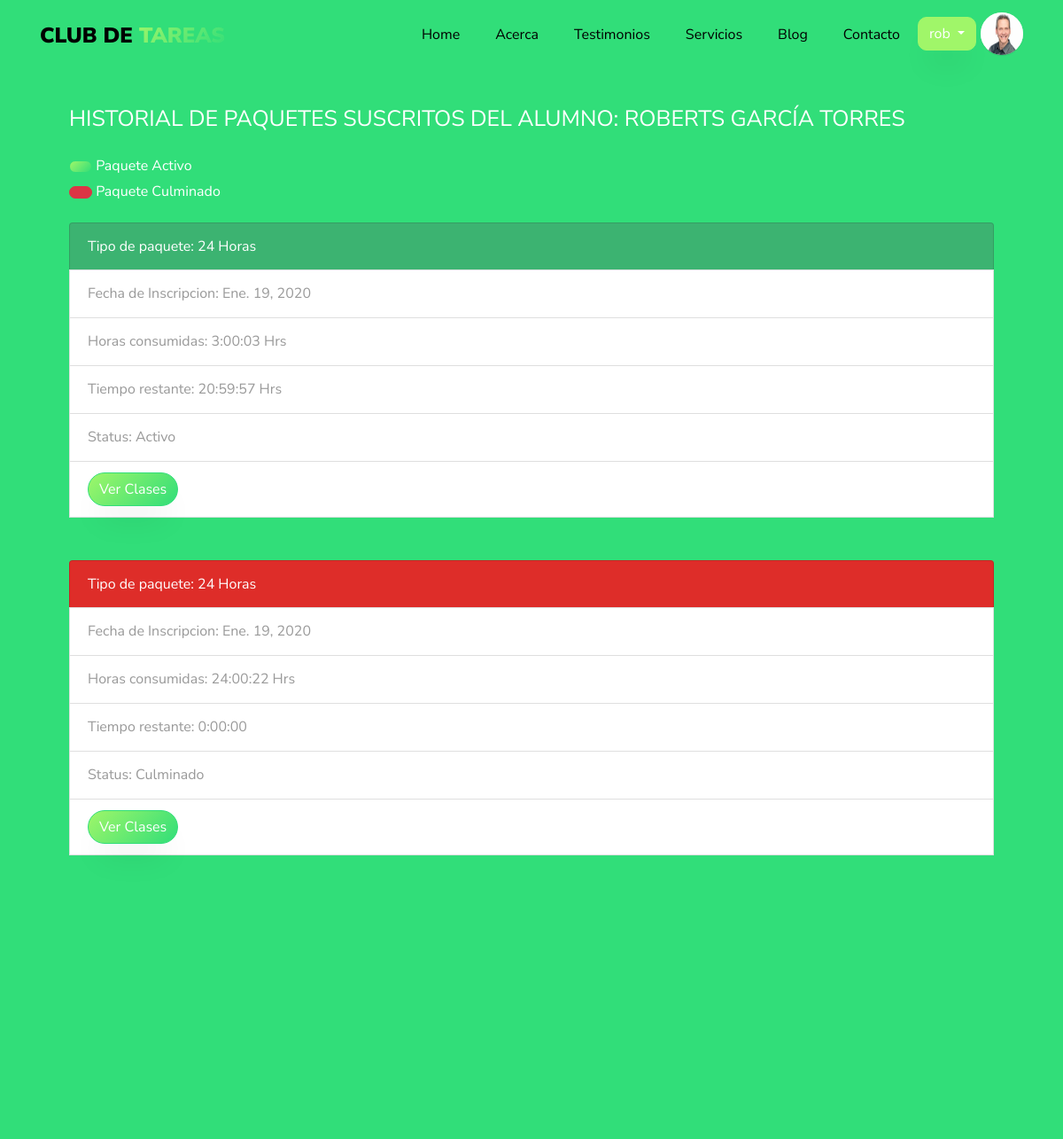
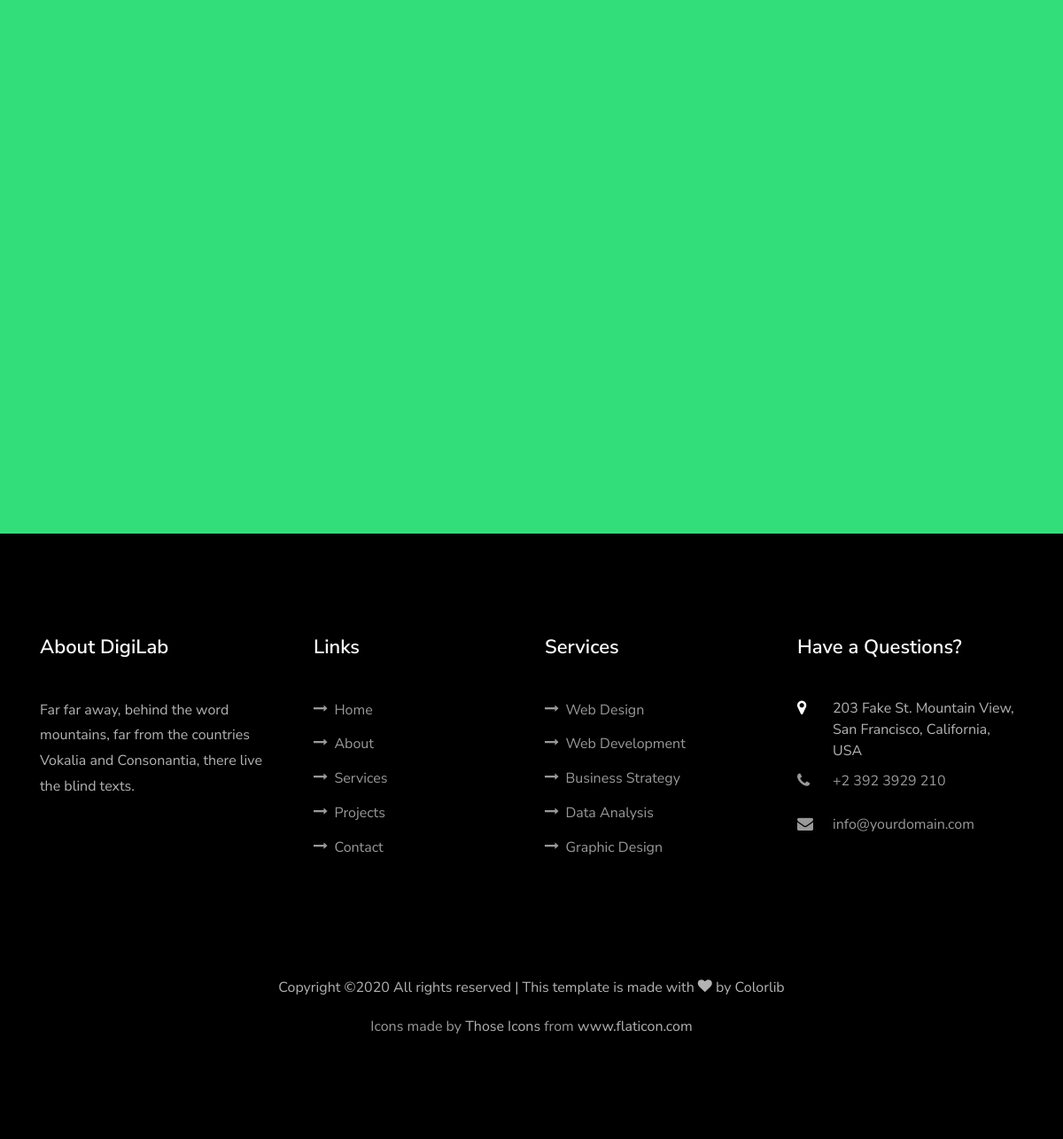
The app's page /paquetes/ (signed in), older data (2 pictures, top to bottom).
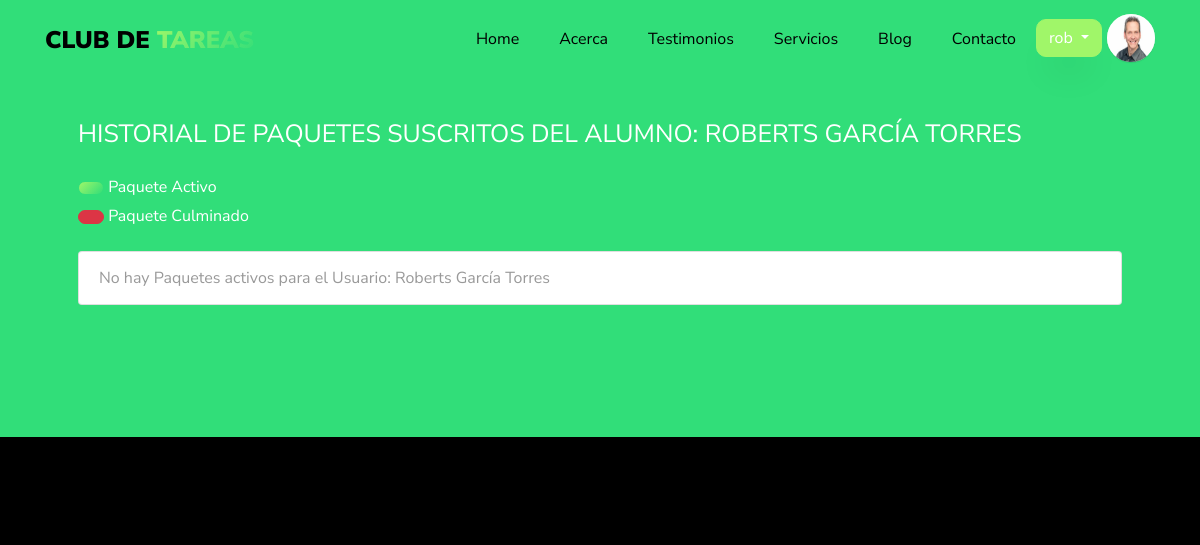
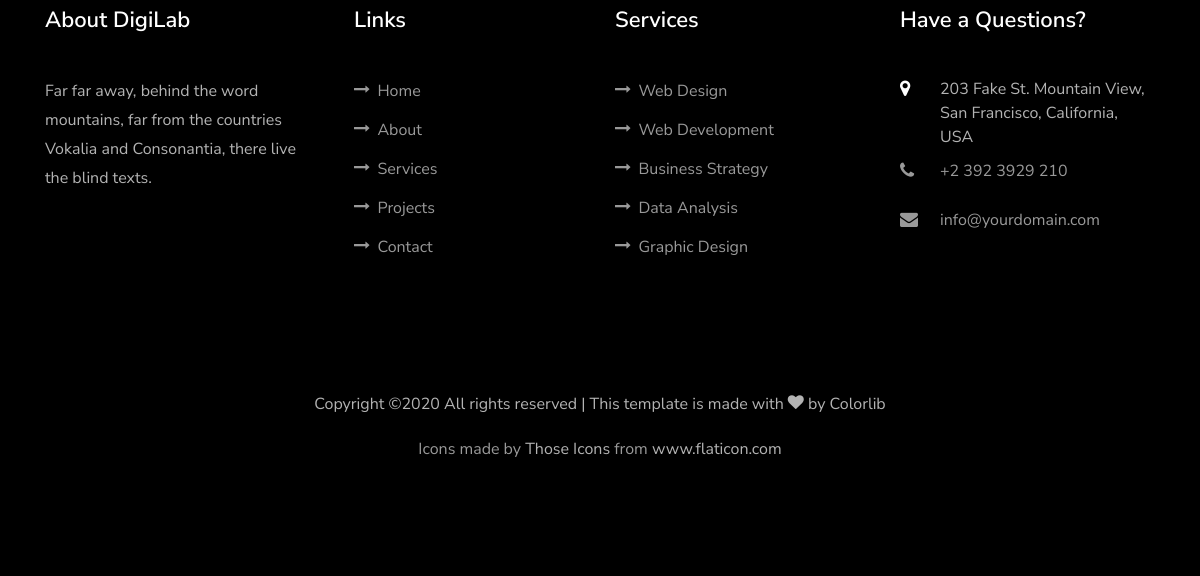
The same page, newer data (2 pictures, top to bottom).
### usuario/models.py (models this page shows, shortened)
class Usuario(AbstractBaseUser,PermissionsMixin):
    imagen       =  models.ImageField(default='default.jpg',upload_to='profile_pics')
    email        =  models.EmailField(max_length=60,unique=True,blank=True)
    username     =  models.CharField(max_length=30,unique=True)
    nombre       =  models.CharField(max_length=100)
    apellido     =  models.CharField(max_length=100)
    edad         =  models.IntegerField(blank=True, null=True)
    padecimientos = models.TextField(verbose_name="padecimientos",blank=True,null=True)
    asistencia = models.CharField(verbose_name="Días de asistencia",max_length=100,blank=True,null=True)
    enfoque = models.CharField(verbose_name="Area en la que guste que se enfocará la atención",max_length=100,blank=True, null=True)
    nombre_de_la_madre =  models.CharField(verbose_name="Nombre de la Madre",max_length=100,blank=True, null=True)
    edad_de_la_madre =  models.IntegerField(verbose_name="Edad",blank=True, null=True)
    ocupacion_de_la_madre = models.CharField(verbose_name="Ocupación",max_length=100,blank=True,null=True)
    numero_de_la_madre   =  models.IntegerField(verbose_name="Número de contacto",blank=True,null=True)
    nombre_del_padre =  models.CharField(verbose_name="Nombre del Padre",max_length=100,blank=True, null=True)
    edad_del_padre =  models.IntegerField(verbose_name="Edad",blank=True, null=True)
    ocupacion_del_padre = models.CharField(verbose_name="Ocupación",max_length=100,blank=True, null=True)
    numero_del_padre    =  models.IntegerField(verbose_name="Número de contacto",blank=True,null=True)
    fecha_nacimiento = models.DateField(verbose_name="Fecha de nacimiento",blank=True, null=True)
    escuela      =  models.CharField(verbose_name="Nombre de la escuela",max_length=60,blank=True, null=True)
    domicilio    =  models.CharField(verbose_name="Domicilio",max_length=150,blank=True, null=True)
    status_paquetes = models.BooleanField(verbose_name="¿Tiene Paquetes Activos?",default=False)
    NIVEL_STATUS = (
         ('k','Kinder'),
         ('p','Primaria'),
         ('s','Secundaria'),
         ('b','bachillerato'),
         ('u','universidad'))
    nivel_academico = models.CharField(max_length=1,choices=NIVEL_STATUS,blank=True,verbose_name='Nivel académico del alumno')
    date_joined  =  models.DateTimeField(verbose_name="Fecha de ingreso",auto_now_add=True)
    last_login   =  models.DateTimeField(verbose_name="Ultima fecha de Sesión",auto_now=True)
    is_admin     =  models.BooleanField(verbose_name="¿Es Administrador?",default=False)
    is_active    =  models.BooleanField(verbose_name="¿Esta Acivo?",default=True)
    is_staff     =  models.BooleanField(verbose_name="¿Es parte del Staff?",default=False)
    is_superuser =  models.BooleanField(verbose_name="¿Es Super Usuario?",default=False)
    USERNAME_FIELD  = "username"
    REQUIRED_FIELDS = ["nombre","apellido"]
    objects = MyUsuarioManager()

### app/models.py (models this page shows, shortened)
class Paquete_Inscrito(models.Model):
     id = models.UUIDField(primary_key=True, default=uuid.uuid4, help_text="id del Paquete")
     usuario = models.ForeignKey(settings.AUTH_USER_MODEL,related_name="paquetes_inscritos",on_delete=models.CASCADE,null=True)
     fecha_de_inscripcion = models.DateField(null=True,blank=True)
     horas_consumidas =models.CharField(max_length=100,default="00:00:00 Hrs")
     horas_restantes= models.CharField(max_length=100,default="00:00:00 Hrs")
     tiempo_consumido = models.DurationField(default=datetime.timedelta(days=0,hours=0,minutes=0))
     tiempo_restante= models.DurationField(default=datetime.timedelta(days=0,hours=0,minutes=0))
     ESTADO_STATUS =(
     (True,'Activo'),
     (False,'Finalizado')
     )
     tipo_de_paquete = models.ForeignKey('Tipo_de_Paquete', on_delete=models.SET_NULL, null=True,help_text='Elige el tipo de paquete del alumno')
     status = models.BooleanField(default=True,choices=ESTADO_STATUS,blank=True,help_text="Elige el estado del paquete")
     class Meta:
         verbose_name = ("Paquete Inscrito")
         verbose_name_plural = ("Paquetes Inscritos")
         ordering = ['usuario__nombre']

class Tipo_de_Paquete(models.Model):
    horas = models.IntegerField(default=1)
    class Meta:
        verbose_name = ("Tipo de Paquete")
        verbose_name_plural = ("Tipos de Paquetes")
    def __str__(self):
        return f'{self.horas} Horas'

### app/views.py (the view)
# urls.py: path('paquetes/',views.paquetes,name='paquetes'),
@login_required
def paquetes(request):
    context = {
    'student' : request.user,
    'paquetes': request.user.paquetes_inscritos.all()
    }
    return render(request,'app/paquetes.html',context)

### app/templates/app/paquetes.html (shortened to what this page needs)
{% extends 'main/base.html' %}
{% load static %}
{% block content %}
<section class="ftco-section ftco-project" style="background:#31de79">
		<div class="container px-md-5">
				<p class="info-alumno ftco-animate" style="text-transform: uppercase; font-size: 25px">
					Historial de  Paquetes suscritos del  Alumno: {{ student.nombre }} {{ student.apellido}}
				</p>
				<button type="button" class="btn btn-primary btn-circle">
				</button> <span style="color: white" class="ftco-animate">Paquete Activo</span><br>
				<button type="button" class="btn btn-danger btn-circle">
				</button>
				<span style="color:white" class="ftco-animate">Paquete Culminado</span>
				<div style="width: 100%;height:20px;"></div>
          {% if paquetes %}
					{% for paquete in paquetes %}
			           <ul class="list-group ftco-animate">
								 {% if paquete.status %}
								 <li class="list-group-item" style="background-color: #3cb371;color:white"> Tipo de paquete: {{ paquete.tipo_de_paquete }}</li>
								 {%else%}
								 <li class="list-group-item" style="background-color: #de2d29;color: white"> Tipo de paquete: {{ paquete.tipo_de_paquete }}</li>
								 {% endif%}
			           <li class="list-group-item"> Fecha de Inscripcion: {{ paquete.fecha_de_inscripcion }}</li>
								 <li class="list-group-item"> Horas consumidas: {{ paquete.horas_consumidas	}} </li>
								 <li class="list-group-item"> Tiempo restante: {{ paquete.horas_restantes }} </li>
								 {% if paquete.status%}
								 <li class="list-group-item">Status: Activo</li>
								 {% else %}
								 <li class="list-group-item" >Status: Culminado</li>
								 {% endif%}
								 <li class="list-group-item mb-5">
									 <a href="{% url 'app:clases' paquete_id=paquete.id %}">
							     <button type="button" class="btn btn-primary">Ver Clases </button>
							     </a>
								 </li>
								{% endfor %}
							</ul>
				{% else %}
				<ul class="list-group" style="padding-bottom: 20px">
							<li class="list-group-item">No hay Paquetes activos para el Usuario: {{ student.nombre }} {{ student.apellido }}</li>
				</ul>
				{% endif %}
		</div>
</section>
{% endblock content     %}

### templates/main/base.html (shortened to what this page needs)
{% load static %}
{% load notifications_tags %}
{% notifications_unread as unread_count %}
<!DOCTYPE html>
<html lang="en">
  <head>
    <link rel="stylesheet" href="https://stackpath.bootstrapcdn.com/font-awesome/4.7.0/css/font-awesome.min.css">
    <link rel="stylesheet" href="{% static 'main/css/open-iconic-bootstrap.min.css'%}">
    <link rel="stylesheet" href="{% static 'main/css/animate.css'%}">
    <link rel="stylesheet" href="{% static 'main/css/search.css'%}">
    <link rel="stylesheet" href="{% static 'main/css/owl.carousel.min.css'%}">
    <link rel="stylesheet" href="{% static 'main/css/owl.theme.default.min.css'%}">
    <link rel="stylesheet" href="{% static 'main/css/magnific-popup.css'%}">
    <link rel="stylesheet" href="{% static 'main/css/aos.css'%}">
    <link rel="stylesheet" href="{% static 'main/css/ionicons.min.css'%}">
    <link rel="stylesheet" href="{% static 'main/css/flaticon.css' %}">
    <link rel="stylesheet" href="{% static 'main/css/icomoon.css' %}">
    <link rel="stylesheet" href="{% static 'main/css/style.css' %}">
    <link rel="stylesheet" href="{% static 'main/css/fix.css' %}">
  </head>
  <body  data-target=".site-navbar-target" data-offset="300">
  <nav class="navbar navbar-expand-lg navbar-dark ftco_navbar bg-dark ftco-navbar-light site-navbar-target" id="ftco-navbar">
	    <div class="container">
	      <a class="navbar-brand" href="index.html">Club de <span>Tareas</span></a>
	      <div class="collapse navbar-collapse" id="ftco-nav">
	        <ul class="navbar-nav nav ml-auto">
	          <li class="nav-item"><a href="{% url 'blog:home' %}" class="nav-link"><span>Home</span></a></li>
	          <li class="nav-item"><a href="{% url 'blog:about' %}"  class="nav-link"><span>Acerca</span></a></li>
	          <li class="nav-item"><a href="{% url 'blog:testimony' %}"  class="nav-link"><span>Testimonios</span></a></li>
	          <li class="nav-item"><a href="{% url 'app:services' %}" class="nav-link"><span>Servicios</span></a></li>
            <li class="nav-item"><a href="{% url 'blog:blog' %}" class="nav-link"><span>Blog</span></a></li>
          </ul>
          <ul class="nav navbar-nav navbar-right">
            <li class="nav-item"><a href="{% url 'blog:contact' %}" class="nav-link"><span>Contacto</span></a></li>
            {% if request.user.is_authenticated %}
            <div class="dropdown" style="padding-top:5px;padding-right:5px">
                    <a style="border-radius: 10px 10px 10px 10px !important;
                             -moz-border-radius: 10px 10px 10px 10px;
                             -webkit-border-radius: 10px 10px 10px 10px;"
                      class="btn btn-secondary dropdown-toggle" href="#" role="button" id="dropdownMenuLink" data-toggle="dropdown" aria-haspopup="true" aria-expanded="false">
                        {{ request.user.username }}
                    </a>
              </div>
              <li>
                <div class="inset">
                  <img src="{{ request.user.imagen.url }}">
                </div>
              </li>
            {% else %}
              <li class="nav-item"><a href="{% url 'app:login' %}"  class="nav-link"><span>Login</span></a></li>
            </ul>
          {% endif %}
	      </div>
	    </div>
	  </nav>
    {% block content %}{% endblock %}
    <footer class="ftco-footer ftco-section">
      <div class="container">
        <div class="row mb-5">
          <div class="col-md">
            <div class="ftco-footer-widget mb-4">
              <h2 class="ftco-heading-2">About DigiLab</h2>
              <p>Far far away, behind the word mountains, far from the countries Vokalia and Consonantia, there live the blind texts.</p>
              <ul class="ftco-footer-social list-unstyled float-md-left float-lft mt-5">
              </ul>
            </div>
          </div>
          <div class="col-md">
            <div class="ftco-footer-widget mb-4 ml-md-4">
              <h2 class="ftco-heading-2">Links</h2>
              <ul class="list-unstyled">
                <li><a href="#"><span class="icon-long-arrow-right mr-2"></span>Home</a></li>
                <li><a href="#"><span class="icon-long-arrow-right mr-2"></span>About</a></li>
                <li><a href="#"><span class="icon-long-arrow-right mr-2"></span>Services</a></li>
                <li><a href="#"><span class="icon-long-arrow-right mr-2"></span>Projects</a></li>
                <li><a href="#"><span class="icon-long-arrow-right mr-2"></span>Contact</a></li>
              </ul>
            </div>
          </div>
          <div class="col-md">
             <div class="ftco-footer-widget mb-4">
              <h2 class="ftco-heading-2">Services</h2>
              <ul class="list-unstyled">
                <li><a href="#"><span class="icon-long-arrow-right mr-2"></span>Web Design</a></li>
                <li><a href="#"><span class="icon-long-arrow-right mr-2"></span>Web Development</a></li>
                <li><a href="#"><span class="icon-long-arrow-right mr-2"></span>Business Strategy</a></li>
                <li><a href="#"><span class="icon-long-arrow-right mr-2"></span>Data Analysis</a></li>
                <li><a href="#"><span class="icon-long-arrow-right mr-2"></span>Graphic Design</a></li>
              </ul>
            </div>
          </div>
          <div class="col-md">
            <div class="ftco-footer-widget mb-4">
            	<h2 class="ftco-heading-2">Have a Questions?</h2>
            	<div class="block-23 mb-3">
	              <ul>
	                <li><span class="icon icon-map-marker"></span><span class="text">203 Fake St. Mountain View, San Francisco, California, USA</span></li>
	                <li><a href="#"><span class="icon icon-phone"></span><span class="text">+2 392 3929 210</span></a></li>
	                <li><a href="#"><span class="icon icon-envelope"></span><span class="text">info@yourdomain.com</span></a></li>
	              </ul>
	            </div>
            </div>
          </div>
        </div>
        <div class="row">
          <div class="col-md-12 text-center">
            <p>
  Copyright &copy;<script>document.write(new Date().getFullYear());</script> All rights reserved | This template is made with <i class="icon-heart color-danger" aria-hidden="true"></i> by <a href="https://colorlib.com" target="_blank">Colorlib</a>
  </p>
        Icons made by <a href="https://www.flaticon.com/authors/those-icons" title="Those Icons">Those Icons</a> from <a href="https://www.flaticon.com/" title="Flaticon"> www.flaticon.com</a>
          </div>
        </div>
      </div>
    </footer>
  </body>
</html>

### static/main/css/icomoon.css (style rules this page uses)
[class^="icon-"], [class*=" icon-"] { font-family: 'icomoon' !important; speak: none; font-style: normal; font-weight: normal; font-variant: normal; text-transform: none; line-height: 1; -webkit-font-smoothing: antialiased; -moz-osx-font-smoothing: grayscale; }
.icon-heart:before { content: "\f004"; }
.icon-map-marker:before { content: "\f041"; }
.icon-phone:before { content: "\f095"; }
.icon-envelope:before { content: "\f0e0"; }
.icon-long-arrow-right:before { content: "\f178"; }

### static/main/css/fix.css (style rules this page uses)
body { background:#e9ecf3; }
.inset { width: 48px; height: 48px; border-radius: 50%; box-shadow: inset 0 0 0 2px rgba(255,255,255,0.6), 0 1px 1px rgba(0,0,0,0.1); background-color: transparent !important; z-index: 999; }
.inset img { border-radius: inherit; width: inherit; height: inherit; display: block; position: relative; z-index: 998; }
p.info-alumno { color: white; }

Row changes from the older to the newer data that the page shows:
removed Paquete_Inscrito: tipo_de_paquete "24 Horas", fecha_de_inscripcion "Ene. 19, 2020", horas_consumidas "3:00:03 Hrs", horas_restantes "20:59:57 Hrs", status "Status: Activo"
removed Paquete_Inscrito: tipo_de_paquete "24 Horas", fecha_de_inscripcion "Ene. 19, 2020", horas_consumidas "24:00:22 Hrs", horas_restantes "0:00:00", status "Status: Culminado"
changed Usuario "ROBERTS": nombre (not shown) → "Roberts"; apellido (not shown) → "García Torres"
Text that changed along with them:
text now shown: "No hay Paquetes activos para el Usuario:"
